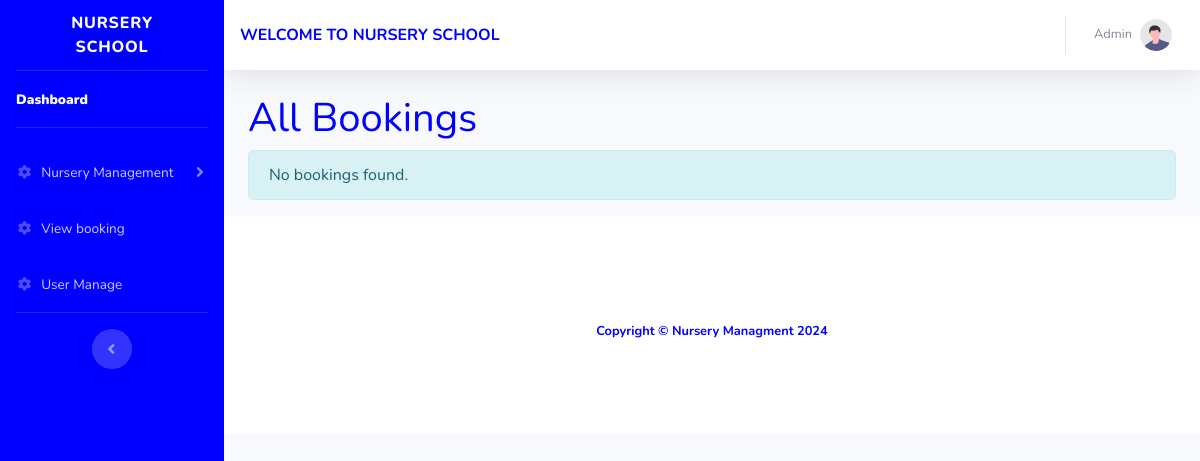
The page /Pages/booking.php (signed in) on the database as committed earlier.
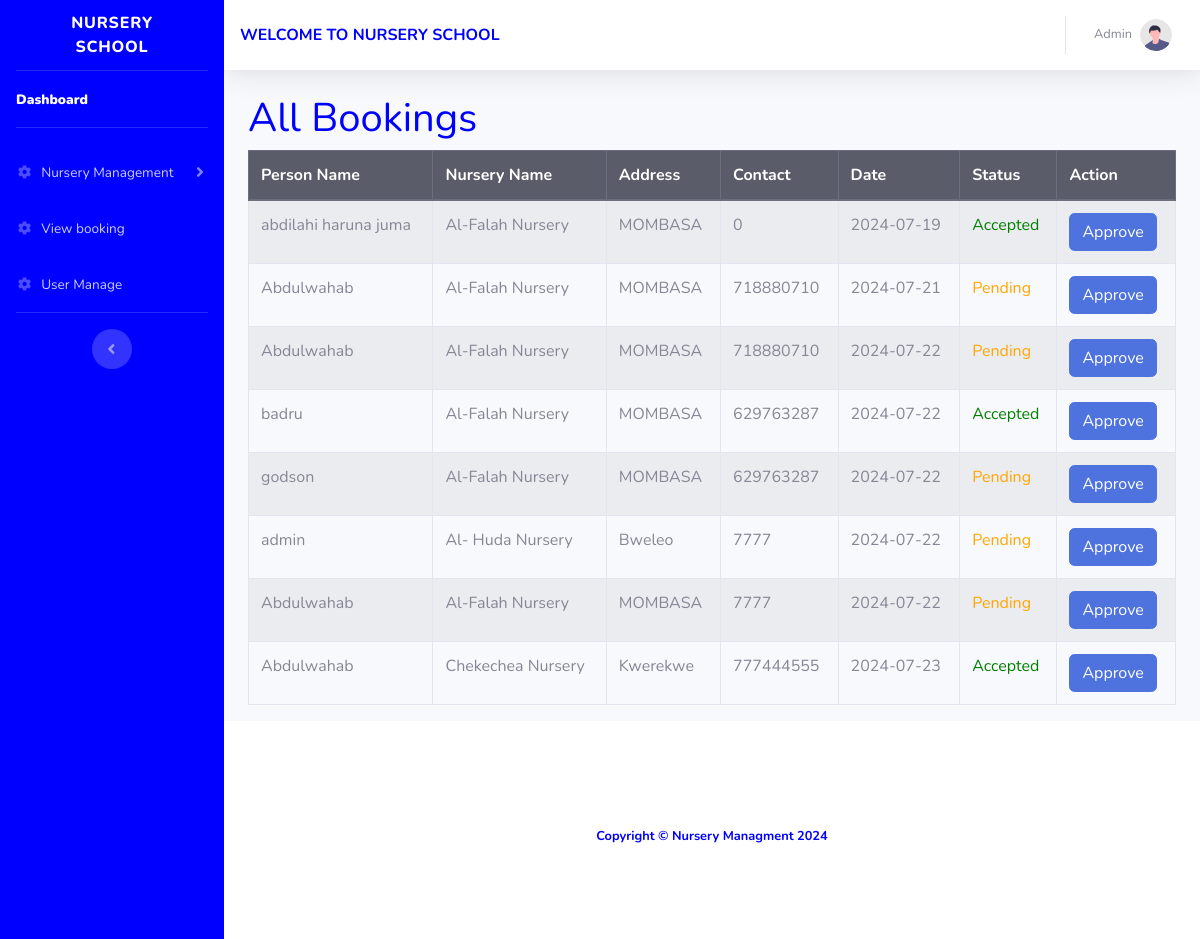
The same page on the database as committed later.
### tables this page shows
CREATE TABLE `booking` (
  `booking_id` int(11) NOT NULL,
  `user_id` int(11) NOT NULL,
  `nursery_id` int(11) NOT NULL,
  `name` varchar(50) NOT NULL,
  `date` date NOT NULL,
  `status` int(11) NOT NULL,
  `phone` int(100) NOT NULL
);

CREATE TABLE `nursery` (
  `nursery_id` int(11) NOT NULL,
  `nursery_name` varchar(100) NOT NULL,
  `address` varchar(255) NOT NULL,
  `contact_information` varchar(100) NOT NULL,
  `staff_id` int(100) NOT NULL,
  `img` varchar(100) NOT NULL
);

### assets/handler/fetch_booking.php (the view, shortened to what this page needs)
<?php
require_once ('connection.php');
$query = "SELECT * FROM booking, nursery WHERE nursery.nursery_id = booking.nursery_id";
$result = $conn->query($query);
if ($result->num_rows > 0) {
    echo '
    <table class="table table-striped table-bordered">
        <thead class="thead-dark">
            <tr>
                <th>Person Name</th>
                <th>Nursery Name</th>
                <th>Address</th>
                <th>Contact</th>
                <th>Date</th>
                <th>Status</th>
                <th>Action</th>
            </tr>
        </thead>
        <tbody>';
    while ($row = $result->fetch_assoc()) {
        $status_text = $row['status'] > 0 ? 'Accepted' : 'Pending';
        $status_color = $row['status'] > 0 ? 'green' : 'orange';
        echo '
        <tr>
            <td>' . htmlspecialchars($row['name']) . '</td>
            <td>' . htmlspecialchars($row['nursery_name']) . '</td>
            <td>' . htmlspecialchars($row['address']) . '</td>
            <td>' . htmlspecialchars($row['phone']) . '</td>
            <td>' . htmlspecialchars($row['date']) . '</td>
            <td style="color: ' . htmlspecialchars($status_color) . ';">' . htmlspecialchars($status_text) . '</td>
            <td><a href="../assets/handler/approve-booking.php?id=' . htmlspecialchars($row['booking_id']) . '" class="btn btn-primary">Approve</a></td>
        </tr>';
    }
    echo '
        </tbody>
    </table>';
} else {
    echo '<div class="alert alert-info" role="alert">No bookings found.</div>';
}
?>

### assets/components/header.php (shortened to what this page needs)
<?php
$user_id = $_SESSION['id'];
$user_name = $_SESSION['name'];
?>
<!DOCTYPE html>
<html lang="en">
<head>
    <link href="../assets/vendor/fontawesome-free/css/all.min.css" rel="stylesheet" type="text/css">
    <link href="../assets/css/sb-admin-2.min.css" rel="stylesheet">
</head>

### assets/components/sidebar.php (shortened to what this page needs)
<body id="page-top" style="color: blue;">
    <div id="wrapper" style="background-color: blue;">
        <ul class="navbar-nav bg-gradient-primary sidebar sidebar-dark accordion" id="accordionSidebar" style="background-color: blue;" >
            <a class="sidebar-brand d-flex align-items-center justify-content-center" href="./dashboard.php" >
                <div class="sidebar-brand-text mx-3">NURSERY SCHOOL</div>
            </a>
            <hr class="sidebar-divider my-0">
            <li class="nav-item active" >
                <a class="nav-link" href="dashboard.php">
                    <span><b>Dashboard</b></span></a>
            </li>
            <hr class="sidebar-divider">
            <?php
            if (isset($_SESSION['id']) && ($user_id == 1)) {
                ?>
                <li class="nav-item">
                    <a class="nav-link collapsed" href="#" data-toggle="collapse" data-target="#collapseTwo"
                        aria-expanded="true" aria-controls="collapseTwo">
                        <i class="fas fa-fw fa-cog"></i>
                        <span>Nursery Management</span>
                    </a>
                </li>
                <li class="nav-item">
                    <a class="nav-link" href="booking.php">
                        <i class="fas fa-fw fa-cog"></i>
                        <span>View booking</span></a>
                </li>
                <li class="nav-item">
                    <a class="nav-link" href="user_manage.php">
                        <i class="fas fa-fw fa-cog"></i>
                        <span>User Manage</span></a>
                </li>
                <?php
            }
            ?>
            <hr class="sidebar-divider d-none d-md-block">
            <div class="text-center d-none d-md-inline">
                <button class="rounded-circle border-0" id="sidebarToggle"></button>
            </div>
        </ul>
        <div id="content-wrapper" class="d-flex flex-column">
            <div id="content">
                <nav class="navbar navbar-expand navbar-light bg-white topbar mb-4 static-top shadow">
                   <div ujumbe><b>WELCOME TO NURSERY SCHOOL</b></div>
                    <ul class="navbar-nav ml-auto">
                        <li class="nav-item dropdown no-arrow">
                            <a class="nav-link dropdown-toggle" href="#" id="userDropdown" role="button"
                                data-toggle="dropdown" aria-haspopup="true" aria-expanded="false">
                                <span class="mr-2 d-none d-lg-inline text-gray-600 small"><?php echo $user_name; ?>
                                </span>
                                <img class="img-profile rounded-circle" src="../assets/img/undraw_profile.svg">
                            </a>
                        </li>
                    </ul>
                </nav>

### Pages/booking.php
<?php include '../assets/components/header.php';
include '../assets/components/sidebar.php'
    ?>
<body class="bg-gradient-primary">
    <div class="container">
        <h1>All Bookings</h1>
        <?php include '../assets/handler/fetch_booking.php'; ?>
    </div>
    <?php include '../assets/components/footer.php'; ?>

### assets/components/footer.php (shortened to what this page needs)
 <footer class="sticky-footer bg-white">
                <div class="container my-auto">
                    <div class="copyright text-center my-auto"><b>
                                         <br> <br>  <br> <br> <br> <br><span>Copyright &copy; Nursery Managment 2024</span></br></br></br></br></br></br>
                    </div>
                </div>
            </footer>
        </div>
    </div>
</body>
</html>

Rows that differ between the two databases and show on the page:
added booking: name "abdilahi haruna juma", nursery.nursery_name "Al-Falah Nursery", nursery.address "MOMBASA", phone "0", date "2024-07-19", status "Accepted"
added booking: name "Abdulwahab", nursery.nursery_name "Al-Falah Nursery", nursery.address "MOMBASA", phone "718880710", date "2024-07-21", status "Pending"
added booking: name "Abdulwahab", nursery.nursery_name "Al-Falah Nursery", nursery.address "MOMBASA", phone "718880710", date "2024-07-22", status "Pending"
added booking: name "badru", nursery.nursery_name "Al-Falah Nursery", nursery.address "MOMBASA", phone "629763287", date "2024-07-22", status "Accepted"
added booking: name "godson", nursery.nursery_name "Al-Falah Nursery", nursery.address "MOMBASA", phone "629763287", date "2024-07-22", status "Pending"
added booking: name "admin", nursery.nursery_name "Al- Huda Nursery", nursery.address "Bweleo", phone "7777", date "2024-07-22", status "Pending"
added booking: name "Abdulwahab", nursery.nursery_name "Al-Falah Nursery", nursery.address "MOMBASA", phone "7777", date "2024-07-22", status "Pending"
added booking: name "Abdulwahab", nursery.nursery_name "Chekechea Nursery", nursery.address "Kwerekwe", phone "777444555", date "2024-07-23", status "Accepted"
Other text that changed with them:
text no longer shown: "No bookings found."
text now shown: "Person Name Nursery Name Address Contact Date Status Action"
